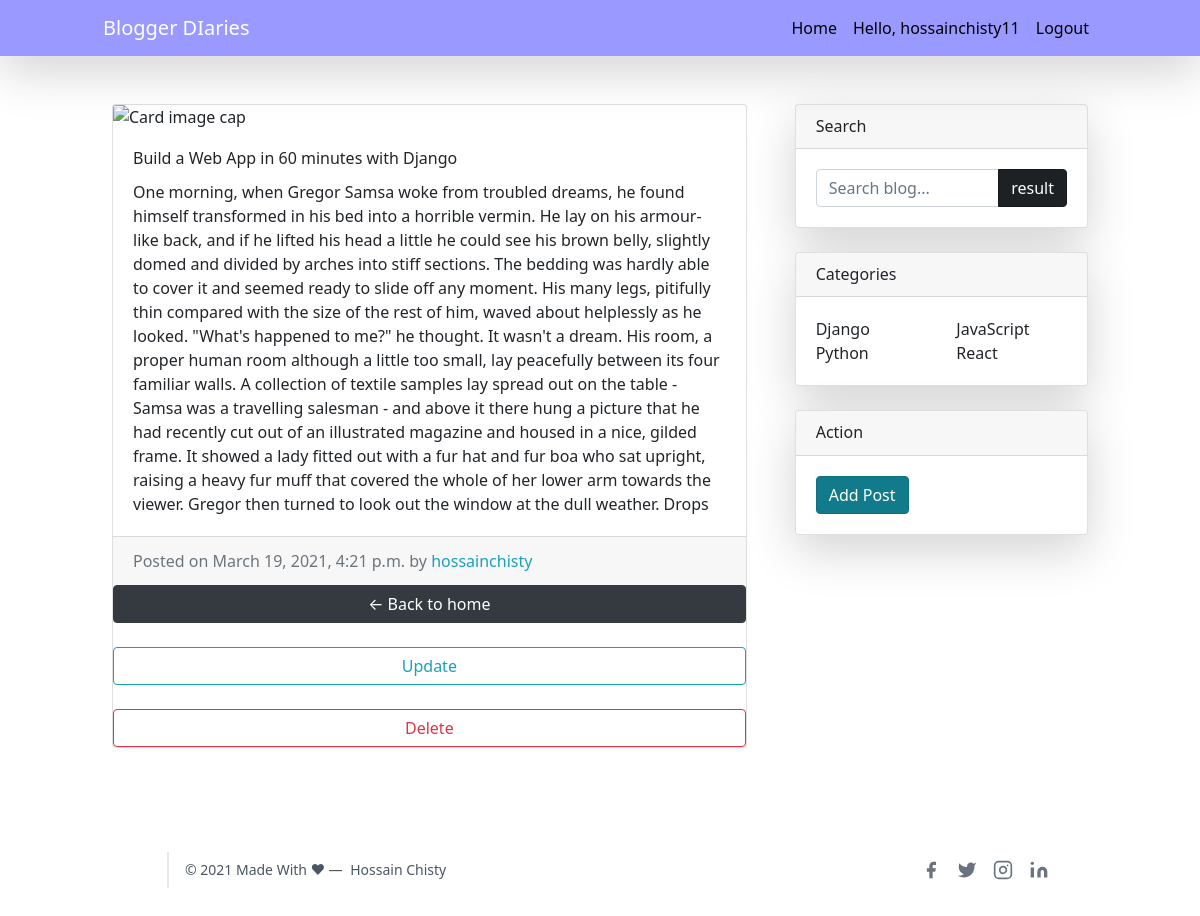
Screenshot of /post_detail/build-web-app-60-minutes-django (signed in) with the database file from the repository.
### Blog/models.py (models this page shows, shortened)
class Post(models.Model):
    title = models.CharField(max_length=200)
    body = models.TextField()
    slug = AutoSlugField(populate_from='title',null=True)
    published_date = models.DateTimeField(auto_now_add=True)
    author = models.ForeignKey(
        User,
         on_delete=models.CASCADE)
    class Meta:
        verbose_name_plural = 'Post'
        ordering = ['-published_date',]

### Blog/views.py (the view)
# urls.py: path('post_detail/<slug:post>' ,views.post_detail, name="post_detail"),
def post_detail(request,post):
    post = get_object_or_404(Post, slug=post)
    return render(request, 'post_detail.html', {'post':post})

### Blog/templates/post_detail.html
{% extends "base.html" %}
{% block content %}
<div class="col-md-8 p-4">
    <div class="card mb-4 my-6">
        <img class="card-img-top" src="https://sonomacounty.ca.gov/uploadedImages/Sonoma_County_Portal/Human_Services/_Uploaded_Images/_Content/Employment_and_Training/e-t-wib-light-bulb-750x300.jpg?n=8565" alt="Card image cap">
        <div class="card-body">
            <h3 class="card-title">{{ post.title }}</h3>
            <p class="card-text">{{ post.body | linebreaks }}</p>
        </div>
        <div class="card-footer text-muted">
            Posted on {{ post.published_date }}
            by
            <a href="#">
            <span class="text-info mr-2">
            {{ post.author}}
            </span>
            </a>
        </div>
    <a href="{% url 'home' %}" class="btn btn-dark">&larr; Back to home</a><br>
    <a href="{% url 'post_edit' post.pk %}" class="btn btn-outline-info">Update</a> <br>
    <a href="{% url 'post_delete' post.pk %}" class="btn btn-outline-danger">Delete</a>
    </div>
</div>
{% endblock %}

### Blog/templates/base.html (shortened to what this page needs)
<!DOCTYPE html>
<html lang="en">
<head>
  {% load static %}
  {% load crispy_forms_tags %}
  <link href="{% static 'vendor/bootstrap/css/bootstrap.min.css' %}" rel="stylesheet">
  <link href="{% static 'css/blog-home.css' %}" rel="stylesheet">
  <link href="https://unpkg.com/tailwindcss@^2/dist/tailwind.min.css" rel="stylesheet">
  <link rel="stylesheet" href="https://unpkg.com/tailwindcss/dist/tailwind.min.css">
</head>
<body>
  <nav class="navbar navbar-expand-lg fixed-top shadow-lg" style="background-color:
#9999ff;">
    <div class="container">
      <a class="navbar-brand text-white" href="{% url 'home' %}">Blogger DIaries</a>
      <div class="collapse navbar-collapse text-black" id="navbarResponsive">
        <ul class="navbar-nav ml-auto">
          <li class="nav-item active">
            <a class="nav-link" href="{% url 'home' %}">Home
            </a>
          </li>
          {% if user.is_authenticated %}
          <li class="nav-item">
            <a class="nav-link" href="#">Hello, {{ user.username }}</a>
          <li>
          <li class="nav-item">
            <a class="nav-link" href="{% url 'logout' %}">Logout</a>
          </li>
          {% endif %}
          </li>
        </ul>
      </div>
    </div>
  </nav>
  <div class="container">
    <div class="row">
      {% block content %}
      {% endblock %}
      <div class="col-md-4 p-4">
        <div class="card my-4 shadow-lg">
          <h5 class="card-header">Search</h5>
          <div class="card-body">
            <form action="/result" method="get">
              <div class="input-group">
                <input type="text" class="form-control" name="search_query" placeholder="Search blog...">
                <span class="input-group-append">
                  <input class="btn btn-dark active" type="submit" value="result">
                </span>
            </form>
          </div>
        </div>
      </div>
      <div class="card my-4 shadow-lg">
        <h5 class="card-header">Categories</h5>
        <div class="card-body">
          <div class="row">
            <div class="col-lg-6">
              <ul class="list-unstyled mb-0">
                <li>
                  <a href="{% url 'home' %}">Django</a>
                </li>
                <li>
                  <a href="{% url 'home' %}">Python</a>
                </li>
              </ul>
            </div>
            <div class="col-lg-6">
              <ul class="list-unstyled mb-0">
                <li>
                  <a href="{% url 'home' %}">JavaScript</a>
                </li>
                <li>
                  <a href="{% url 'home' %}">React</a>
                </li>
              </ul>
            </div>
          </div>
        </div>
      </div>
      <div class="card my-4 shadow-lg">
        <h5 class="card-header">Action</h5>
        <div class="card-body">
          <a class="btn btn-info active" href="{% url 'create_post' %}">Add Post</a>
        </div>
      </div>
    </div>
  </div>
  <footer class="text-gray-600 body-font">
    <div class="container px-5 py-8 mx-auto flex items-center sm:flex-row flex-col">
      <p class="text-sm text-black-500 sm:ml-4 sm:pl-4 sm:border-l-2 sm:border-gray-200 sm:py-2 sm:mt-0 mt-4">© 2021
        Made With ❤ —
        <a href="https://github.com/hossainchisty" class="text-black-600 ml-1" rel="noopener noreferrer"
          target="_blank">Hossain Chisty</a>
      </p>
      <span class="inline-flex sm:ml-auto sm:mt-0 mt-4 justify-center sm:justify-start">
        <a class="text-gray-500">
          <svg fill="currentColor" stroke-linecap="round" stroke-linejoin="round" stroke-width="2" class="w-5 h-5"
            viewBox="0 0 24 24">
            <path d="M18 2h-3a5 5 0 00-5 5v3H7v4h3v8h4v-8h3l1-4h-4V7a1 1 0 011-1h3z"></path>
          </svg>
        </a>
        <a class="ml-3 text-gray-500">
          <svg fill="currentColor" stroke-linecap="round" stroke-linejoin="round" stroke-width="2" class="w-5 h-5"
            viewBox="0 0 24 24">
            <path
              d="M23 3a10.9 10.9 0 01-3.14 1.53 4.48 4.48 0 00-7.86 3v1A10.66 10.66 0 013 4s-4 9 5 13a11.64 11.64 0 01-7 2c9 5 20 0 20-11.5a4.5 4.5 0 00-.08-.83A7.72 7.72 0 0023 3z">
            </path>
          </svg>
        </a>
        <a class="ml-3 text-gray-500">
          <svg fill="none" stroke="currentColor" stroke-linecap="round" stroke-linejoin="round" stroke-width="2"
            class="w-5 h-5" viewBox="0 0 24 24">
            <rect width="20" height="20" x="2" y="2" rx="5" ry="5"></rect>
            <path d="M16 11.37A4 4 0 1112.63 8 4 4 0 0116 11.37zm1.5-4.87h.01"></path>
          </svg>
        </a>
        <a class="ml-3 text-gray-500">
          <svg fill="currentColor" stroke="currentColor" stroke-linecap="round" stroke-linejoin="round" stroke-width="0"
            class="w-5 h-5" viewBox="0 0 24 24">
            <path stroke="none"
              d="M16 8a6 6 0 016 6v7h-4v-7a2 2 0 00-2-2 2 2 0 00-2 2v7h-4v-7a6 6 0 016-6zM2 9h4v12H2z"></path>
            <circle cx="4" cy="4" r="2" stroke="none"></circle>
          </svg>
        </a>
      </span>
    </div>
  </footer>
</body>
</html>

### static/css/blog-home.css (style rules this page uses)
body { padding-top: 56px; }
* { padding: 0; margin: 0; }

### rows the page displays
Post: title "Build a Web App in 60 minutes with Django", body "One morning, when Gregor Samsa woke from troubled dreams, he found himself transformed in his bed into a horrible vermin. He lay on his armour-like back, and if he lifted his head a little he could see his brown belly, slightly domed and divided by arches into stiff sections. The bedding was hardly able to cover it and seemed ready to slide off any moment. His many legs, pitifully thin compared with the size of the rest of him, waved about helplessly as he looked. \"What's happened to me?\" he thought. It wasn't a dream. His room, a proper human room although a little too small, lay peacefully between its four familiar walls. A collection of textile samples lay spread out on the table - Samsa…", published_date "March 19, 2021, 4:21 p.m.", author "hossainchisty"

### other values shown
{{ user.username }} "hossainchisty11"
